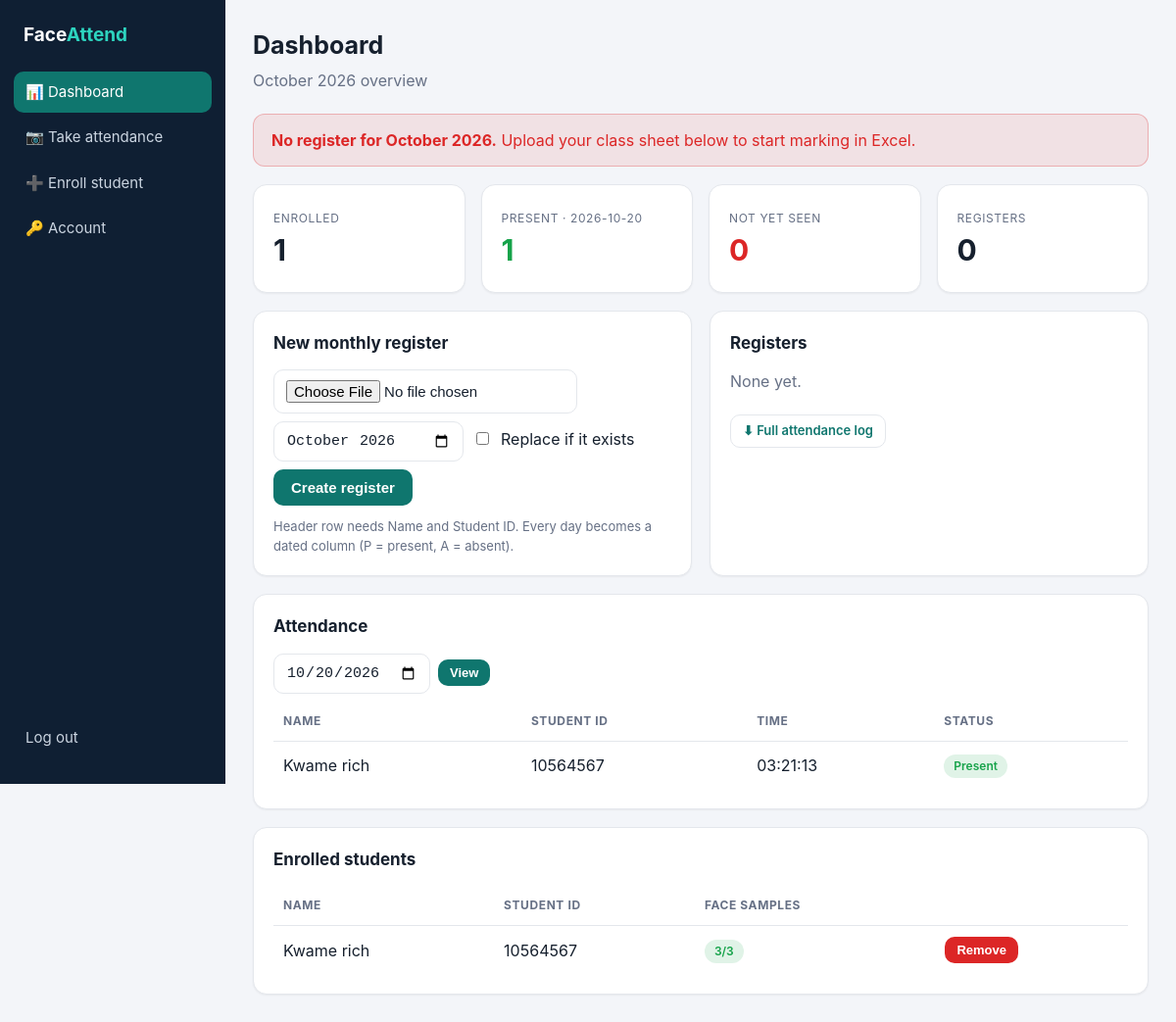
Screenshot of / (signed in) with the database file from the repository.
### tables this page shows
CREATE TABLE attendance (
               id INTEGER PRIMARY KEY AUTOINCREMENT,
               student_id TEXT NOT NULL,
               date TEXT NOT NULL,
               time TEXT NOT NULL,
               UNIQUE(student_id, date));

CREATE TABLE students (
               student_id TEXT PRIMARY KEY,
               name TEXT NOT NULL);

### app.py (the view)
@app.route("/")
def dashboard():
    date = request.args.get("date") or datetime.now().strftime("%Y-%m-%d")
    con = db()
    rows = con.execute(
        """SELECT s.name, a.student_id, a.time FROM attendance a
           JOIN students s ON s.student_id = a.student_id
           WHERE a.date = ? ORDER BY a.time""", (date,)).fetchall()
    studs = con.execute(
        """SELECT s.name, s.student_id, COUNT(p.id) FROM students s
           LEFT JOIN samples p ON p.student_id = s.student_id
           GROUP BY s.student_id ORDER BY s.name""").fetchall()
    now = datetime.now()
    cur = reg_path(now.year, now.month)
    regs = [p.stem.replace("register_", "")
            for p in sorted(REG_DIR.glob("register_*.xlsx"), reverse=True)]
    return page("dashboard.html", date=date, rows=rows, studs=studs, msg=request.args.get("msg"),
                ym=now.strftime("%Y-%m"), month_label=now.strftime("%B %Y"),
                active=cur.name if cur.exists() else None, regs=regs)

### app.py (called while the page is built)
def reg_path(year, month):
    return REG_DIR / f"register_{year}-{month:02d}.xlsx"

def page(template, **ctx):
    return render_template(template, **ctx)

@app.before_request
def guard():
    if request.endpoint not in ("login", "static") and not session.get("ok"):
        return redirect("/login")

### attendance_cv.py (called while the page is built)
def db():
    con = sqlite3.connect(DB_PATH)
    con.execute(
        """CREATE TABLE IF NOT EXISTS students (
               student_id TEXT PRIMARY KEY,
               name TEXT NOT NULL)""")
    con.execute(
        """CREATE TABLE IF NOT EXISTS samples (
               id INTEGER PRIMARY KEY AUTOINCREMENT,
               student_id TEXT NOT NULL,
               feature BLOB NOT NULL)""")
    con.execute(
        """CREATE TABLE IF NOT EXISTS attendance (
               id INTEGER PRIMARY KEY AUTOINCREMENT,
               student_id TEXT NOT NULL,
               date TEXT NOT NULL,
               time TEXT NOT NULL,
               UNIQUE(student_id, date))""")
    return con

### templates/dashboard.html (shortened to what this page needs)
{% extends "base.html" %}{% block title %}Dashboard · FaceAttend{% endblock %}
{% block content %}
<h1>Dashboard</h1><p class="sub">{{ month_label }} overview</p>
{% if not active %}<div class="alert bad"><b>No register for {{ month_label }}.</b> Upload your class sheet below to start marking in Excel.</div>{% endif %}
<div class="grid stats">
<div class="card stat"><span>Enrolled</span><b>{{ studs|length }}</b></div>
<div class="card stat ok"><span>Present · {{ date }}</span><b>{{ rows|length }}</b></div>
<div class="card stat bad"><span>Not yet seen</span><b>{{ [studs|length - rows|length, 0]|max }}</b></div>
<div class="card stat"><span>Registers</span><b>{{ regs|length }}</b></div></div>
<div class="two">
<div class="card"><h2>New monthly register</h2>
<form method="post" action="/register/upload" enctype="multipart/form-data">
<input type="file" name="file" accept=".xlsx" required>
<input type="month" name="month" value="{{ ym }}" required>
<label><input type="checkbox" name="replace"> Replace if it exists</label><br>
<button>Create register</button></form>
<p class="sub" style="margin:12px 0 0;font-size:13px">Header row needs Name and Student ID. Every day becomes a dated column (P = present, A = absent).</p></div>
<div class="card"><h2>Registers</h2>
{% for f in regs %}<a class="btn ghost sm" href="/register/{{ f }}" style="margin:0 6px 6px 0">⬇ {{ f }}</a>{% else %}<p class="sub">None yet.</p>{% endfor %}
<p style="margin:12px 0 0"><a class="btn ghost sm" href="/export">⬇ Full attendance log</a></p></div></div>
<div class="card"><h2>Attendance</h2>
<form><input type="date" name="date" value="{{ date }}"><button class="sm">View</button></form>
<div class="wrap"><table><tr><th>Name</th><th>Student ID</th><th>Time</th><th>Status</th></tr>
{% for r in rows %}<tr><td>{{ r[0] }}</td><td>{{ r[1] }}</td><td>{{ r[2] }}</td><td><span class="chip">Present</span></td></tr>
{% else %}<tr><td colspan="4" class="sub">No attendance recorded for this date.</td></tr>{% endfor %}</table></div></div>
<div class="card"><h2>Enrolled students</h2><div class="wrap"><table>
<tr><th>Name</th><th>Student ID</th><th>Face samples</th><th></th></tr>
{% for s in studs %}<tr><td>{{ s[0] }}</td><td>{{ s[1] }}</td>
<td><span class="chip {{ '' if s[2] >= 3 else 'bad' }}">{{ s[2] }}/3</span></td>
<td><form method="post" action="/delete/{{ s[1] }}" onsubmit="return confirm('Remove {{ s[0] }}?')">
<button class="danger sm">Remove</button></form></td></tr>
{% else %}<tr><td colspan="4" class="sub">Nobody enrolled yet.</td></tr>{% endfor %}</table></div></div>
{% endblock %}

### templates/base.html (shortened to what this page needs)
<!doctype html><html lang="en"><head><meta charset="utf-8">
<link rel="stylesheet" href="{{ url_for('static', filename='style.css') }}"></head><body>
{% if session.ok %}<div class="shell"><nav class="side"><div class="brand">Face<span>Attend</span></div>
<a href="/" class="{{ 'on' if request.path == '/' }}">📊 Dashboard</a>
<a href="/attend" class="{{ 'on' if request.path == '/attend' }}">📷 Take attendance</a>
<a href="/enroll" class="{{ 'on' if request.path == '/enroll' }}">➕ Enroll student</a>
<a href="/account" class="{{ 'on' if request.path == '/account' }}">🔑 Account</a>
<a href="/logout" class="out">Log out</a></nav>
<main class="main">{% block content %}{% endblock %}</main></div>
{% else %}{% block bare %}{% endblock %}{% endif %}
{% block scripts %}{% endblock %}</body></html>

### static/style.css (style rules this page uses)
:root { --bg:#f3f5f9;--card:#fff;--text:#16202e;--muted:#667085;--line:#e4e7ec;--brand:#0f766e;--brand-d:#115e59;--side:#0f1f33;--ok:#16a34a;--warn:#d97706;--bad:#dc2626;--radius:14px }
* { box-sizing:border-box }
body { margin:0;font-family:Inter,system-ui,-apple-system,sans-serif;background:var(--bg);color:var(--text);line-height:1.5 }
.shell { display:flex;min-height:100vh }
.side { width:230px;background:var(--side);padding:22px 14px;position:sticky;top:0;height:100vh;display:flex;flex-direction:column }
.brand { font-weight:700;color:#fff;font-size:19px;padding:0 10px 22px }
.brand span { color:#2dd4bf }
.side a { display:block;color:#cbd5e1;text-decoration:none;padding:10px 12px;border-radius:10px;margin-bottom:4px;font-size:15px }
.side a.on { background:var(--brand);color:#fff }
.side .out { margin-top:auto }
.main { flex:1;padding:28px;max-width:1100px;min-width:0 }
h1 { font-size:25px;margin:0 0 4px }
.sub { color:var(--muted);margin:0 0 22px }
h2 { font-size:17px;margin:0 0 14px }
.grid { display:grid;gap:16px }
.stats { grid-template-columns:repeat(auto-fit,minmax(170px,1fr));margin-bottom:18px }
.stats .card { margin:0 }
.two { display:grid;grid-template-columns:minmax(0,1fr) minmax(0,1fr);gap:18px }
.card { background:var(--card);border:1px solid var(--line);border-radius:var(--radius);padding:20px;margin-bottom:18px;box-shadow:0 1px 2px #0000000d }
.stat b { display:block;font-size:30px }
.stat span { color:var(--muted);font-size:12px;text-transform:uppercase;letter-spacing:.05em }
.stat.ok b { color:var(--ok) }
.stat.bad b { color:var(--bad) }
.wrap { overflow-x:auto }
table { width:100%;border-collapse:collapse }
th { font-size:12px;text-transform:uppercase;color:var(--muted);letter-spacing:.05em }
th,td { padding:11px 10px;border-bottom:1px solid var(--line);text-align:left }
tr:last-child td { border:0 }
input,select { padding:10px 12px;border:1px solid var(--line);border-radius:10px;background:var(--card);color:var(--text);font-size:15px;margin:0 8px 8px 0 }
.btn,button { background:var(--brand);color:#fff;border:0;border-radius:10px;padding:10px 18px;font-size:15px;font-weight:600;cursor:pointer;text-decoration:none;display:inline-block }
.btn.ghost { background:transparent;color:var(--brand);border:1px solid var(--line) }
.danger { background:var(--bad)!important }
.sm { padding:6px 12px!important;font-size:13px!important }
.chip { display:inline-block;padding:3px 10px;border-radius:99px;font-size:12px;font-weight:600;background:#16a34a22;color:var(--ok) }
.alert { padding:14px 18px;border-radius:12px;margin-bottom:18px;background:#d9770622;color:var(--warn);border:1px solid #d9770644 }
.alert.bad { background:#dc262618;color:var(--bad);border-color:#dc262644 }

### rows the page displays
attendance: name "Kwame rich", student "10564567", time "03:21:13"
students: name "Kwame rich", student_id "10564567", s "3"

### other values shown
{{ studs|length }} "1"
{{ date }} "2026-10-20"
{{ rows|length }} "1"
{{ [studs|length - rows|length, 0]|max }} "0"
{{ regs|length }} "0"
